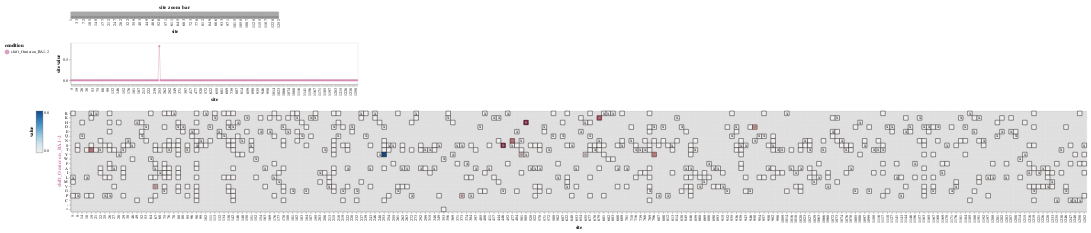

Source (notebook cell):
### Markdown cell above
Additionally, we offer the ability to interactively visualize a model's shift parameters using the `Model.mut_shift_plot()` method which calls to a modified function from the original `polyclonal.plot.lineplot_and_heatmap()` as seen [here](https://github.com/jbloomlab/polyclonal/blob/92fee4badb14e1db719074f202b4fab374dd0613/polyclonal/plot.py#L263). Currently, the heatmaps place an "X" at the wildtype for the reference sequence only. All non-identical wildtypes are marked with dot, on the respective shifts parameter heatmap, in the respective condition color at the correct wildtype position.

### Code cell
model.mut_shift_plot(include_beta=False)

### Figure 1 — Vega-Lite specification as saved in the notebook (floating-point values rounded to 4 significant figures; data arrays with more than 128 entries replaced by an {"elided": "..."} marker saying what was removed)
{"config": {"view": {"continuousWidth": 300, "continuousHeight": 300}, "axis": {"grid": false, "labelOverlap": "parity"}, "padding": 10}, "vconcat": [{"data": {"name": "data-ba700416a2baa50eb38b75d6f88359a5"}, "mark": {"type": "rect"}, "encoding": {"color": {"value": "gray"}, "tooltip": [{"field": "site", "type": "quantitative"}], "x": {"field": "site", "sort": {"field": "_stat_site_order", "order": "ascending"}, "type": "ordinal"}}, "height": 11, "name": "view_2", "title": "site zoom bar", "width": 500}, {"layer": [{"mark": {"type": "line", "opacity": 0.7, "size": 1}, "encoding": {"color": {"field": "condition", "legend": {"orient": "left"}, "scale": {"domain": ["shift_Omicron_BA1-2"], "range": ["#CC79A7"]}, "type": "nominal"}, "tooltip": [{"field": "site", "type": "quantitative"}, {"field": "condition", "type": "nominal"}, {"field": "_stat_site_val", "format": ".3g", "title": "site value", "type": "quantitative"}, {"field": "wildtype", "type": "nominal"}, {"field": "wildtype_shift_Omicron_BA1-2", "type": "nominal"}], "x": {"field": "site", "sort": {"field": "_stat_site_order", "order": "ascending"}, "type": "ordinal"}, "y": {"field": "_stat_site_val", "scale": {"zero": true}, "title": "site value", "type": "quantitative"}}, "name": "view_1", "transform": [{"lookup": "site", "from": {"data": {"name": "data-13943257113b8806b57b9ac639d78b31"}, "key": "site", "fields": ["wildtype", "wildtype_shift_Omicron_BA1-2", "_stat_site_order"]}}, {"calculate": "max(datum['value'],floor_at_zero['floor'])", "as": "_stat"}, {"joinaggregate": [{"op": "max", "field": "_stat", "as": "_stat_site_max"}], "groupby": ["site"]}, {"filter": "((datum['_stat_site_max'] >= (param_1['cutoff'] - 1e-06)) || (!isNumber(datum['_stat_site_max'])))"}, {"calculate": "(datum.wildtype !== datum.mutant)", "as": "_stat_not_wildtype"}, {"joinaggregate": [{"op": "max", "field": "_stat_not_wildtype", "as": "_stat_site_has_non_wildtype"}], "groupby": ["site"]}, {"filter": "datum['_stat_site_has_non_wildtype']"}, {"filter": {"param": "param_3"}}, {"aggregate": [{"op": "sum", "field": "_stat", "as": "_stat_sum"}, {"op": "mean", "field": "_stat", "as": "_stat_mean"}, {"op": "max", "field": "_stat", "as": "_stat_max"}, {"op": "min", "field": "_stat", "as": "_stat_min"}], "groupby": ["site", "wildtype", "wildtype_shift_Omicron_BA1-2", "_stat_site_order", "condition"]}, {"fold": ["_stat_sum", "_stat_mean", "_stat_max", "_stat_min"], "as": ["_stat_site_stat", "_stat_site_val"]}, {"filter": {"param": "site_stat"}}, {"calculate": "true", "as": "_stat_show_line"}, {"filter": {"param": "param_2"}}]}, {"mark": {"type": "circle", "opacity": 0.7}, "encoding": {"color": {"field": "condition", "legend": {"orient": "left"}, "scale": {"domain": ["shift_Omicron_BA1-2"], "range": ["#CC79A7"]}, "type": "nominal"}, "tooltip": [{"field": "site", "type": "quantitative"}, {"field": "condition", "type": "nominal"}, {"field": "_stat_site_val", "format": ".3g", "title": "site value", "type": "quantitative"}, {"field": "wildtype", "type": "nominal"}, {"field": "wildtype_shift_Omicron_BA1-2", "type": "nominal"}], "x": {"field": "site", "sort": {"field": "_stat_site_order", "order": "ascending"}, "type": "ordinal"}, "y": {"field": "_stat_site_val", "scale": {"zero": true}, "title": "site value", "type": "quantitative"}}, "transform": [{"lookup": "site", "from": {"data": {"name": "data-13943257113b8806b57b9ac639d78b31"}, "key": "site", "fields": ["wildtype", "wildtype_shift_Omicron_BA1-2", "_stat_site_order"]}}, {"calculate": "max(datum['value'],floor_at_zero['floor'])", "as": "_stat"}, {"joinaggregate": [{"op": "max", "field": "_stat", "as": "_stat_site_max"}], "groupby": ["site"]}, {"filter": "((datum['_stat_site_max'] >= (param_1['cutoff'] - 1e-06)) || (!isNumber(datum['_stat_site_max'])))"}, {"calculate": "(datum.wildtype !== datum.mutant)", "as": "_stat_not_wildtype"}, {"joinaggregate": [{"op": "max", "field": "_stat_not_wildtype", "as": "_stat_site_has_non_wildtype"}], "groupby": ["site"]}, {"filter": "datum['_stat_site_has_non_wildtype']"}, {"filter": {"param": "param_3"}}, {"aggregate": [{"op": "sum", "field": "_stat", "as": "_stat_sum"}, {"op": "mean", "field": "_stat", "as": "_stat_mean"}, {"op": "max", "field": "_stat", "as": "_stat_max"}, {"op": "min", "field": "_stat", "as": "_stat_min"}], "groupby": ["site", "wildtype", "wildtype_shift_Omicron_BA1-2", "_stat_site_order", "condition"]}, {"fold": ["_stat_sum", "_stat_mean", "_stat_max", "_stat_min"], "as": ["_stat_site_stat", "_stat_site_val"]}, {"filter": {"param": "site_stat"}}]}], "data": {"name": "data-1e48f880dbae241f9d8b17a0d47a588b"}, "height": 100, "width": 690}, {"vconcat": [{"layer": [{"mark": {"type": "rect", "color": "gray", "opacity": 0.25}, "encoding": {"x": {"field": "site", "sort": {"field": "_stat_site_order", "order": "ascending"}, "type": "ordinal"}, "y": {"field": "mutant", "scale": {"domain": ["R", "K", "H", "D", "E", "Q", "N", "S", "T", "Y", "W", "F", "A", "I", "L", "M", "V", "G", "P", "C", "-", "*"]}, "sort": ["R", "K", "H", "D", "E", "Q", "N", "S", "T", "Y", "W", "F", "A", "I", "L", "M", "V", "G", "P", "C", "-", "*"], "title": null, "type": "nominal"}}, "name": "view_3", "transform": [{"lookup": "site", "from": {"data": {"name": "data-13943257113b8806b57b9ac639d78b31"}, "key": "site", "fields": ["wildtype", "wildtype_shift_Omicron_BA1-2", "_stat_site_order"]}}, {"calculate": "max(datum['value'],floor_at_zero['floor'])", "as": "_stat"}, {"joinaggregate": [{"op": "max", "field": "_stat", "as": "_stat_site_max"}], "groupby": ["site"]}, {"filter": "((datum['_stat_site_max'] >= (param_1['cutoff'] - 1e-06)) || (!isNumber(datum['_stat_site_max'])))"}, {"calculate": "(datum.wildtype !== datum.mutant)", "as": "_stat_not_wildtype"}, {"joinaggregate": [{"op": "max", "field": "_stat_not_wildtype", "as": "_stat_site_has_non_wildtype"}], "groupby": ["site"]}, {"filter": "datum['_stat_site_has_non_wildtype']"}, {"filter": {"param": "param_3"}}, {"filter": "(datum['condition'] === 'shift_Omicron_BA1-2')"}, {"impute": "_stat_dummy", "key": "mutant", "groupby": ["site"], "keyvals": ["R", "K", "H", "D", "E", "Q", "N", "S", "T", "Y", "W", "F", "A", "I", "L", "M", "V", "G", "P", "C", "-", "*"], "value": null}]}, {"mark": {"type": "rect"}, "encoding": {"color": {"field": "_stat", "legend": {"gradientLength": 100, "gradientStrokeColor": "black", "gradientStrokeWidth": 0.5, "orient": "left", "title": "value", "titleOrient": "left"}, "scale": {"domainMax": 0.8209, "domainMid": 0, "domainMin": {"expr": "floor_at_zero.floor"}, "nice": false, "scheme": "redblue", "type": "linear", "zero": true}, "type": "quantitative"}, "stroke": {"value": "black"}, "tooltip": [{"field": "site", "type": "nominal"}, {"field": "wildtype", "type": "nominal"}, {"field": "mutant", "type": "nominal"}, {"field": "value", "format": ".3g", "type": "quantitative"}, {"field": "condition", "type": "nominal"}, {"field": "beta", "format": ".3g", "type": "quantitative"}, {"field": "wildtype_shift_Omicron_BA1-2", "type": "nominal"}], "x": {"axis": {"labels": true, "ticks": true, "title": "site"}, "field": "site", "sort": {"field": "_stat_site_order", "order": "ascending"}, "type": "ordinal"}, "y": {"field": "mutant", "scale": {"domain": ["R", "K", "H", "D", "E", "Q", "N", "S", "T", "Y", "W", "F", "A", "I", "L", "M", "V", "G", "P", "C", "-", "*"]}, "sort": ["R", "K", "H", "D", "E", "Q", "N", "S", "T", "Y", "W", "F", "A", "I", "L", "M", "V", "G", "P", "C", "-", "*"], "title": null, "type": "nominal"}}, "title": {"text": "shift_Omicron_BA1-2", "anchor": "middle", "color": "#CC79A7", "orient": "left"}, "transform": [{"lookup": "site", "from": {"data": {"name": "data-13943257113b8806b57b9ac639d78b31"}, "key": "site", "fields": ["wildtype", "wildtype_shift_Omicron_BA1-2", "_stat_site_order"]}}, {"calculate": "max(datum['value'],floor_at_zero['floor'])", "as": "_stat"}, {"joinaggregate": [{"op": "max", "field": "_stat", "as": "_stat_site_max"}], "groupby": ["site"]}, {"filter": "((datum['_stat_site_max'] >= (param_1['cutoff'] - 1e-06)) || (!isNumber(datum['_stat_site_max'])))"}, {"calculate": "(datum.wildtype !== datum.mutant)", "as": "_stat_not_wildtype"}, {"joinaggregate": [{"op": "max", "field": "_stat_not_wildtype", "as": "_stat_site_has_non_wildtype"}], "groupby": ["site"]}, {"filter": "datum['_stat_site_has_non_wildtype']"}, {"filter": {"param": "param_3"}}, {"filter": "(datum['condition'] === 'shift_Omicron_BA1-2')"}]}, {"mark": {"type": "text", "color": "black", "text": "x"}, "encoding": {"x": {"field": "site", "sort": {"field": "_stat_site_order", "order": "ascending"}, "type": "ordinal"}, "y": {"field": "mutant", "scale": {"domain": ["R", "K", "H", "D", "E", "Q", "N", "S", "T", "Y", "W", "F", "A", "I", "L", "M", "V", "G", "P", "C", "-", "*"]}, "sort": ["R", "K", "H", "D", "E", "Q", "N", "S", "T", "Y", "W", "F", "A", "I", "L", "M", "V", "G", "P", "C", "-", "*"], "title": null, "type": "nominal"}}, "transform": [{"lookup": "site", "from": {"data": {"name": "data-13943257113b8806b57b9ac639d78b31"}, "key": "site", "fields": ["wildtype", "wildtype_shift_Omicron_BA1-2", "_stat_site_order"]}}, {"calculate": "max(datum['value'],floor_at_zero['floor'])", "as": "_stat"}, {"joinaggregate": [{"op": "max", "field": "_stat", "as": "_stat_site_max"}], "groupby": ["site"]}, {"filter": "((datum['_stat_site_max'] >= (param_1['cutoff'] - 1e-06)) || (!isNumber(datum['_stat_site_max'])))"}, {"calculate": "(datum.wildtype !== datum.mutant)", "as": "_stat_not_wildtype"}, {"joinaggregate": [{"op": "max", "field": "_stat_not_wildtype", "as": "_stat_site_has_non_wildtype"}], "groupby": ["site"]}, {"filter": "datum['_stat_site_has_non_wildtype']"}, {"filter": {"param": "param_3"}}, {"filter": "(datum.mutant === datum.wildtype)"}, {"filter": "(datum.wildtype === datum.mutant)"}]}, {"mark": {"type": "point", "fill": "#CC79A7"}, "encoding": {"x": {"field": "site", "sort": {"field": "_stat_site_order", "order": "ascending"}, "type": "ordinal"}, "y": {"field": "mutant", "scale": {"domain": ["R", "K", "H", "D", "E", "Q", "N", "S", "T", "Y", "W", "F", "A", "I", "L", "M", "V", "G", "P", "C", "-", "*"]}, "sort": ["R", "K", "H", "D", "E", "Q", "N", "S", "T", "Y", "W", "F", "A", "I", "L", "M", "V", "G", "P", "C", "-", "*"], "title": null, "type": "nominal"}}, "transform": [{"lookup": "site", "from": {"data": {"name": "data-13943257113b8806b57b9ac639d78b31"}, "key": "site", "fields": ["wildtype", "wildtype_shift_Omicron_BA1-2", "_stat_site_order"]}}, {"calculate": "max(datum['value'],floor_at_zero['floor'])", "as": "_stat"}, {"joinaggregate": [{"op": "max", "field": "_stat", "as": "_stat_site_max"}], "groupby": ["site"]}, {"filter": "((datum['_stat_site_max'] >= (param_1['cutoff'] - 1e-06)) || (!isNumber(datum['_stat_site_max'])))"}, {"calculate": "(datum.wildtype !== datum.mutant)", "as": "_stat_not_wildtype"}, {"joinaggregate": [{"op": "max", "field": "_stat_not_wildtype", "as": "_stat_site_has_non_wildtype"}], "groupby": ["site"]}, {"filter": "datum['_stat_site_has_non_wildtype']"}, {"filter": {"param": "param_3"}}, {"filter": "(datum['condition'] === 'shift_Omicron_BA1-2')"}, {"filter": "(datum['wildtype_shift_Omicron_BA1-2'] !== datum.wildtype)"}, {"filter": "(datum['wildtype_shift_Omicron_BA1-2'] === datum.mutant)"}]}], "height": {"step": 11}, "width": {"step": 11}}], "data": {"name": "data-1e48f880dbae241f9d8b17a0d47a588b"}, "resolve": {"scale": {"color": "shared", "x": "shared"}}, "spacing": 10}], "params": [{"name": "param_3", "select": {"type": "interval", "encodings": ["x"], "mark": {"stroke": "black", "strokeWidth": 2}}, "views": ["view_2", "view_1", "view_3"]}, {"name": "site_stat", "select": {"type": "point", "fields": ["_stat_site_stat"]}, "bind": {"input": "radio", "options": ["_stat_sum", "_stat_mean", "_stat_max", "_stat_min"], "labels": ["sum", "mean", "max", "min"], "name": "site value statistic"}, "value": [{"_stat_site_stat": "_stat_sum"}], "views": ["view_1"]}, {"name": "param_2", "select": {"type": "point", "fields": ["_stat_show_line"]}, "bind": {"input": "radio", "options": [true, false], "labels": ["yes", "no"], "name": "show line on site plot"}, "value": [{"_stat_show_line": true}], "views": ["view_1"]}, {"name": "floor_at_zero", "select": {"type": "point", "fields": ["floor"]}, "bind": {"input": "radio", "options": [0, -1.84e-05], "labels": ["yes", "no"], "name": "floor value at zero"}, "value": [{"floor": -1.84e-05}], "views": ["view_2", "view_1", "view_3"]}, {"name": "param_1", "select": {"type": "point", "fields": ["cutoff"]}, "bind": {"input": "range", "max": 0.8209, "min": -1.84e-05, "name": "minimum max of value at site"}, "value": [{"cutoff": -1.84e-05}], "views": ["view_2", "view_1", "view_3"]}], "resolve": {"scale": {"color": "independent"}}, "$schema": "https://vega.github.io/schema/vega-lite/v5.6.1.json", "datasets": {"data-ba700416a2baa50eb38b75d6f88359a5": {"elided": "1057 records"}, "data-1e48f880dbae241f9d8b17a0d47a588b": {"elided": "1507 records"}, "data-13943257113b8806b57b9ac639d78b31": {"elided": "1057 records"}}}
